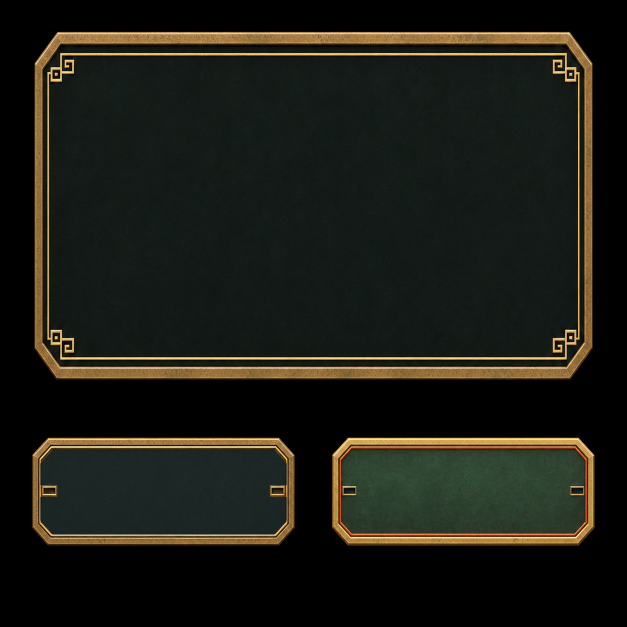
#> input picture ArtSource/UI/KaogongChrome/ui_bronze_frames_master.png, 1254 x 1254 px (shown at 1/2 size)
$ python build_kaogong_atlas.py
#> lines starting #> are read from the running program, lines starting #| are printed output that depends on the picture; after the words box and inside, x2 and y2 are one past the last pixel; in counts of white or black regions, pixels touching at a corner belong together
#> in main, frames_arr is the input picture: shape (1254, 1254, 4); mean R, G, B, A 28.1, 28.6, 20.7, 255
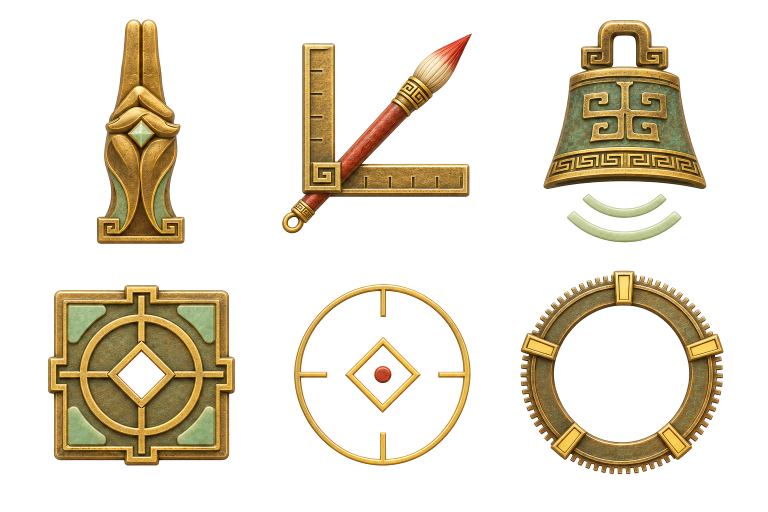
#> input picture ArtSource/UI/KaogongChrome/ui_bronze_emblems_master.png, 1536 x 1024 px (shown at 1/2 size)
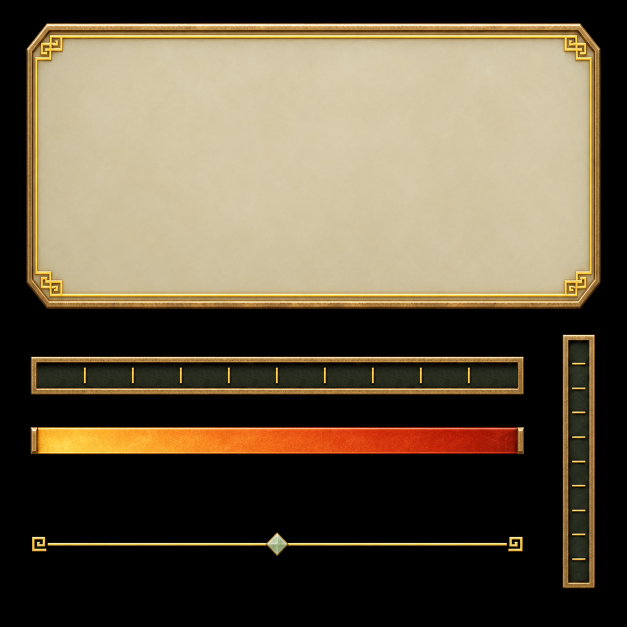
#> input picture ArtSource/UI/KaogongChrome/ui_jade_dividers_master.png, 1254 x 1254 px (shown at 1/2 size)
#> in main, jade_arr is the input picture: shape (1254, 1254, 4); mean R, G, B, A 98.7, 86.9, 66.2, 255
import json
import os
from collections import deque
import numpy as np
from PIL import Image


ROOT = os.path.dirname(os.path.abspath(__file__))
SLICED_DIR = os.path.join(ROOT, "Sliced")
ATLAS_OUT = os.path.abspath(
    os.path.join(ROOT, "..", "..", "..", "Assets", "Art", "UI", "Resources", "KaogongUI", "KaogongUIAtlas.png")
)
MANIFEST_OUT = os.path.join(ROOT, "KaogongUIAtlas.manifest.json")


def key_dark_exterior(rgba: np.ndarray, bg_max: int = 8, feather_hi: int = 52) -> np.ndarray:
    """Flood-fill near-black pixels ONLY from crop border so dark interior panels stay solid."""
#> called with bg_max = 8, feather_hi = 52
    h, w = rgba.shape[:2]
#> h = 712; w = 1134
    rgb = rgba[:, :, :3].astype(np.float32)
    lum = rgb.max(axis=2)

    visited = np.zeros((h, w), dtype=bool)
    q = deque()
    for x in range(w):
        if lum[0, x] <= bg_max:
            visited[0, x] = True
            q.append((0, x))
        if lum[h - 1, x] <= bg_max and not visited[h - 1, x]:
            visited[h - 1, x] = True
            q.append((h - 1, x))
#> visited: shape (712, 1134) bool; 0.28% white in thin lines or dots
    for y in range(h):
        if lum[y, 0] <= bg_max and not visited[y, 0]:
            visited[y, 0] = True
            q.append((y, 0))
        if lum[y, w - 1] <= bg_max and not visited[y, w - 1]:
            visited[y, w - 1] = True
            q.append((y, w - 1))
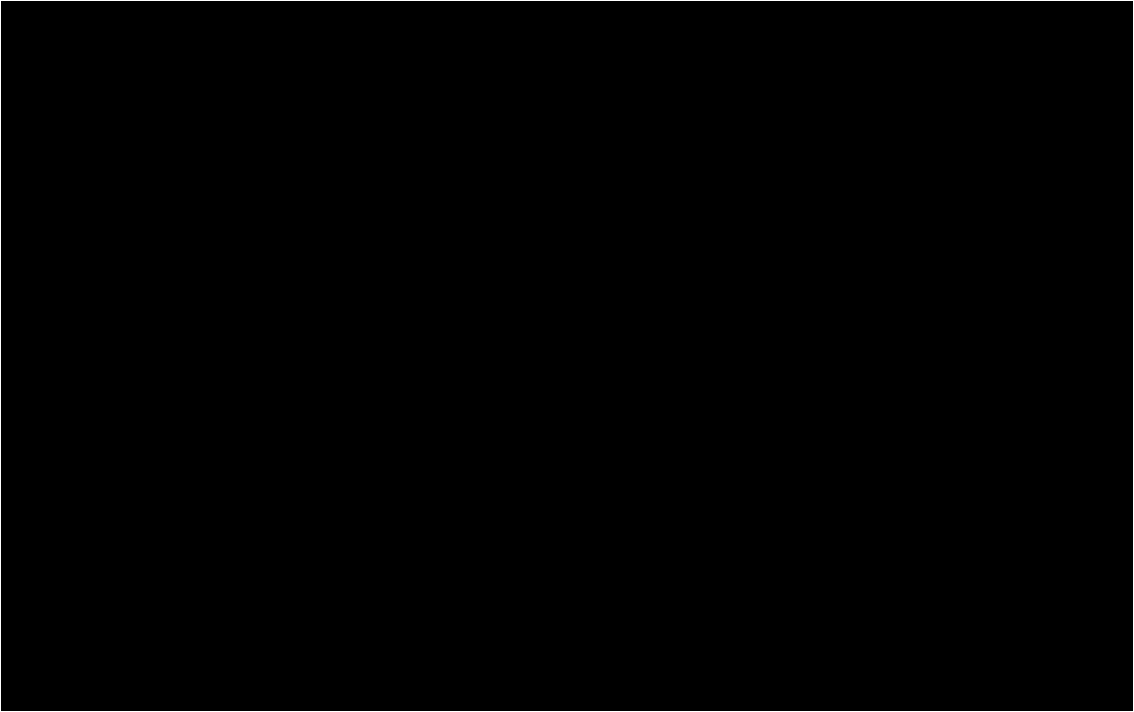
#> visited: shape (712, 1134) bool; 0.46% white in thin lines or dots

    while q:
        cy, cx = q.popleft()
        for dy, dx in ((-1, 0), (1, 0), (0, -1), (0, 1)):
            ny, nx = cy + dy, cx + dx
            if 0 <= ny < h and 0 <= nx < w and not visited[ny, nx] and lum[ny, nx] <= bg_max:
                visited[ny, nx] = True
                q.append((ny, nx))
#> this loop made 33960 passes
#> (cy, cx) on passes 1 to 3: (0, 0), (711, 0), (0, 1)
#> visited: shape (712, 1134) bool; 4.2% white; 1 white region, box (x1, y1, x2, y2) and area: (0, 0, 1134, 712) 33960

    # Build exterior soft boundary (3 px dilation into low-lum pixels adjacent to visited)
    alpha = np.full((h, w), 255.0, dtype=np.float32)
    alpha[visited] = 0.0

    dil = visited.copy()
    for _ in range(3):
        nxt = dil.copy()
        nxt[1:, :] |= dil[:-1, :]
        nxt[:-1, :] |= dil[1:, :]
        nxt[:, 1:] |= dil[:, :-1]
        nxt[:, :-1] |= dil[:, 1:]
        dil = nxt

    fringe = dil & (~visited) & (lum < feather_hi)
#> fringe: shape (712, 1134) bool; 0.55% white in thin lines or dots
    # Softly ramp alpha on outer edge pixels and un-premultiply slight black halo
    t = np.clip((lum[fringe] - bg_max) / float(max(1, feather_hi - bg_max)), 0.0, 1.0)
#> t = 4413 values, max 0.977 at index 2250, min 0.0227 at index 1047, mean 0.463
    alpha[fringe] = t * 255.0
    safe_a = np.maximum(t, 0.22)[:, None]
#> safe_a = 4413 values, max 0.977 at index 2250, min 0.22 at index 0, mean 0.467
    rgb[fringe] = np.clip(rgb[fringe] / safe_a, 0.0, 255.0)
#> rgb: shape (712, 1134, 3) float32; mean of channels 0, 1, 2 35.8, 36.8, 27.2

    out = rgba.copy()
    out[:, :, :3] = np.clip(rgb, 0, 255).astype(np.uint8)
    out[:, :, 3] = np.clip(alpha, 0, 255).astype(np.uint8)
    return out


def key_white_background(rgba: np.ndarray, key_inner_white: bool = True) -> np.ndarray:
    """Remove solid white background (and optionally pure hollow neutral white holes inside rings)."""
    h, w = rgba.shape[:2]
    rgb = rgba[:, :, :3].astype(np.float32)
    cmin = rgb.min(axis=2)
    cmax = rgb.max(axis=2)
    chroma = cmax - cmin

    # Pixels considered pure background white
    is_bg = (cmin >= 242) & (chroma <= 10)

    visited = np.zeros((h, w), dtype=bool)
    q = deque()
    for x in range(w):
        if is_bg[0, x]:
            visited[0, x] = True
            q.append((0, x))
        if is_bg[h - 1, x] and not visited[h - 1, x]:
            visited[h - 1, x] = True
            q.append((h - 1, x))
    for y in range(h):
        if is_bg[y, 0] and not visited[y, 0]:
            visited[y, 0] = True
            q.append((y, 0))
        if is_bg[y, w - 1] and not visited[y, w - 1]:
            visited[y, w - 1] = True
            q.append((y, w - 1))

    while q:
        cy, cx = q.popleft()
        for dy, dx in ((-1, 0), (1, 0), (0, -1), (0, 1)):
            ny, nx = cy + dy, cx + dx
            if 0 <= ny < h and 0 <= nx < w and not visited[ny, nx] and is_bg[ny, nx]:
                visited[ny, nx] = True
                q.append((ny, nx))

    mask = visited.copy()
    if key_inner_white:
        # Also punch out clearly neutral pure white holes inside rings/emblems
        inner_holes = (cmin >= 246) & (chroma <= 8)
        mask |= inner_holes

    # 2px boundary anti-aliasing & white de-halo unpremultiply
    dil = mask.copy()
    for _ in range(2):
        nxt = dil.copy()
        nxt[1:, :] |= dil[:-1, :]
        nxt[:-1, :] |= dil[1:, :]
        nxt[:, 1:] |= dil[:, :-1]
        nxt[:, :-1] |= dil[:, 1:]
        dil = nxt

    alpha = np.full((h, w), 255.0, dtype=np.float32)
    alpha[mask] = 0.0

    # Near-white edge fringe adjacent to transparent mask
    fringe = dil & (~mask) & (cmin >= 205) & (chroma <= 32)
    # Estimate coverage alpha: further from pure white = higher alpha
    dist_white = np.maximum(255.0 - cmin[fringe], chroma[fringe] * 1.4)
    a_est = np.clip(dist_white / 52.0, 0.0, 1.0)
    alpha[fringe] = a_est * 255.0
    # Unpremultiply RGB from white background: C_fg = (C_obs - (1 - a)*255) / a
    a_col = np.maximum(a_est, 0.15)[:, None]
    rgb[fringe] = np.clip((rgb[fringe] - (1.0 - a_est[:, None]) * 255.0) / a_col, 0.0, 255.0)

    out = rgba.copy()
    out[:, :, :3] = np.clip(rgb, 0, 255).astype(np.uint8)
    out[:, :, 3] = np.clip(alpha, 0, 255).astype(np.uint8)
    return out


def tighten_alpha_crop(rgba: np.ndarray, pad: int = 2) -> np.ndarray:
#> called with pad = 0
    ys, xs = np.where(rgba[:, :, 3] > 6)
    if len(ys) == 0:
        return rgba
    y0 = max(0, int(ys.min()) - pad)
#> y0 = 7
    y1 = min(rgba.shape[0], int(ys.max()) + 1 + pad)
#> y1 = 704
    x0 = max(0, int(xs.min()) - pad)
#> x0 = 8
    x1 = min(rgba.shape[1], int(xs.max()) + 1 + pad)
#> x1 = 1126
    return rgba[y0:y1, x0:x1]


def collapse_uniform_9slice(rgba: np.ndarray, border_lr: int, border_tb: int, keep_mid: int = 128, blend: int = 20) -> tuple[np.ndarray, tuple[int, int, int, int]]:
    """
    Preserve exact 1:1 outer bevel & corner fretwork (up to border_lr / border_tb)
    while smoothly crossfading the flat middle span down to `keep_mid` pixels wide/tall.
    """
#> called with border_lr = 102, border_tb = 102, keep_mid = 132, blend = 20
    h, w = rgba.shape[:2]
#> h = 697; w = 1118
    target_w = min(w, border_lr * 2 + keep_mid)
#> target_w = 336
    target_h = min(h, border_tb * 2 + keep_mid)
#> target_h = 336

    def collapse_1d(img: np.ndarray, axis: int, b: int, tsize: int) -> np.ndarray:
#> called with axis = 1, b = 102, tsize = 336
        orig = img.shape[axis]
#> orig = 1118
        if orig <= tsize:
            return img
        mid = tsize - 2 * b
#> mid = 132
        half_mid_l = mid // 2
#> half_mid_l = 66
        half_mid_r = mid - half_mid_l
#> half_mid_r = 66
        # Left slice [0 : b + half_mid_l + blend], Right slice [orig - (b + half_mid_r + blend) : orig]
        left_end = b + half_mid_l
#> left_end = 168
        right_start = orig - (b + half_mid_r)
#> right_start = 950
        if axis == 1:
            left_part = img[:, :left_end, :].astype(np.float32)
            right_part = img[:, right_start:, :].astype(np.float32)
            # Crossfade `blend` pixels around seam so even subtle gradient blends invisibly
            ov = min(blend, half_mid_l, half_mid_r)
#> ov = 20
            l_src = img[:, left_end - ov:left_end, :].astype(np.float32)
            r_src = img[:, right_start - ov:right_start, :].astype(np.float32)
            w_arr = np.linspace(0.0, 1.0, ov, dtype=np.float32)[None, :, None]
#> w_arr = 20 values from 0 to 1
            seam_l = l_src * (1.0 - w_arr * 0.5) + r_src * (w_arr * 0.5)
            l_src2 = img[:, left_end:left_end + ov, :].astype(np.float32)
            r_src2 = img[:, right_start:right_start + ov, :].astype(np.float32)
            seam_r = l_src2 * (0.5 - w_arr * 0.5) + r_src2 * (0.5 + w_arr * 0.5)
            left_part[:, -ov:, :] = seam_l
#> left_part: shape (697, 168, 4) float32; mean of channels 0, 1, 2, 3 48, 44.8, 30.5, 247.6
            right_part[:, :ov, :] = seam_r
#> right_part: shape (697, 168, 4) float32; mean of channels 0, 1, 2, 3 48.1, 45, 30.7, 247.9
            return np.concatenate([left_part, right_part], axis=1).clip(0, 255).astype(np.uint8)
#> returned value: shape (697, 336, 4)
        else:
            top_part = img[:left_end, :, :].astype(np.float32)
            bot_part = img[right_start:, :, :].astype(np.float32)
            ov = min(blend, half_mid_l, half_mid_r)
            t_src = img[left_end - ov:left_end, :, :].astype(np.float32)
            b_src = img[right_start - ov:right_start, :, :].astype(np.float32)
            w_arr = np.linspace(0.0, 1.0, ov, dtype=np.float32)[:, None, None]
            seam_t = t_src * (1.0 - w_arr * 0.5) + b_src * (w_arr * 0.5)
            t_src2 = img[left_end:left_end + ov, :, :].astype(np.float32)
            b_src2 = img[right_start:right_start + ov, :, :].astype(np.float32)
            seam_b = t_src2 * (0.5 - w_arr * 0.5) + b_src2 * (0.5 + w_arr * 0.5)
            top_part[-ov:, :, :] = seam_t
            bot_part[:ov, :, :] = seam_b
            return np.concatenate([top_part, bot_part], axis=0).clip(0, 255).astype(np.uint8)

    out = collapse_1d(rgba, 1, border_lr, target_w)
    out = collapse_1d(out, 0, border_tb, target_h)
#> call 2 of collapse_1d, with axis = 0, b = 102, tsize = 336
#> in collapse_1d (call 2), `top_part[-ov:, :, :] = seam_t`: top_part: shape (168, 336, 4) float32; mean of channels 0, 1, 2, 3 62, 54.6, 35.5, 240.1
#> in collapse_1d (call 2), `bot_part[:ov, :, :] = seam_b`: bot_part: shape (168, 336, 4) float32; mean of channels 0, 1, 2, 3 59.4, 52, 33.1, 240.3
#> in collapse_1d (call 2), `return np.concatenate([top_part, bot_part], axis=0).clip(0, 255).astyp..`:
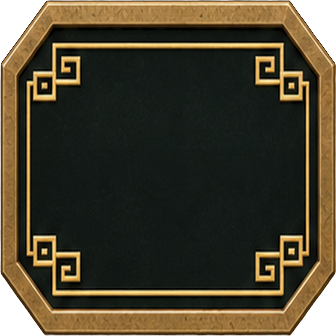
#> returned value: shape (336, 336, 4); mean of channels 0, 1, 2, 3 60.7, 53.2, 34.3, 240.2; transparent parts drawn white
    return out, (border_lr, border_tb, border_lr, border_tb)


def normalize_square_icon(rgba: np.ndarray, max_dim: int = 320, pad: int = 10) -> np.ndarray:
    tight = tighten_alpha_crop(rgba, pad=2)
    h, w = tight.shape[:2]
    side = max(h, w) + pad * 2
    sq = np.zeros((side, side, 4), dtype=np.uint8)
    y0 = (side - h) // 2
    x0 = (side - w) // 2
    sq[y0:y0 + h, x0:x0 + w] = tight
    if side > max_dim:
        im = Image.fromarray(sq, "RGBA").resize((max_dim, max_dim), Image.Resampling.LANCZOS)
        return np.array(im)
    return sq


def main():
    os.makedirs(SLICED_DIR, exist_ok=True)
    os.makedirs(os.path.dirname(ATLAS_OUT), exist_ok=True)

    frames_arr = np.array(Image.open(os.path.join(ROOT, "ui_bronze_frames_master.png")).convert("RGBA"))
    emblems_arr = np.array(Image.open(os.path.join(ROOT, "ui_bronze_emblems_master.png")).convert("RGBA"))
    jade_arr = np.array(Image.open(os.path.join(ROOT, "ui_jade_dividers_master.png")).convert("RGBA"))

    sprites = []

    # 1. Frame_Bronze_Main
    fb_raw = key_dark_exterior(frames_arr[56:768, 60:1194], bg_max=8, feather_hi=52)
    fb_tight = tighten_alpha_crop(fb_raw, pad=0)
    fb_9, fb_border = collapse_uniform_9slice(fb_tight, 102, 102, keep_mid=132)
#> fb_border = (102, 102, 102, 102)
    sprites.append(("Frame_Bronze_Main", fb_9, fb_border))

    # 2. Button_Normal & 3. Button_Hover (exact matching crop dimensions, 9-slice preserving corner bevels)
    bn_raw = key_dark_exterior(frames_arr[868:1100, 56:598], bg_max=8, feather_hi=50)
#> call 2 of key_dark_exterior, with bg_max = 8, feather_hi = 50
#> after the loop in key_dark_exterior (call 2), `for x in range(w):`: visited: shape (232, 542) bool; 0.86% white in thin lines or dots
#> after the loop in key_dark_exterior (call 2), `for y in range(h):`:
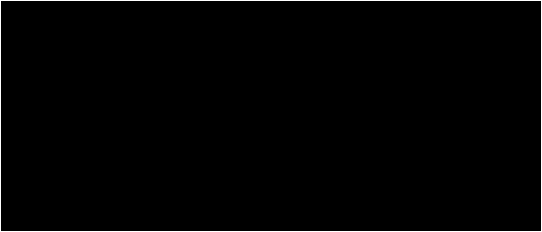
#> visited: shape (232, 542) bool; 1.2% white in thin lines or dots
#> the loop in key_dark_exterior (call 2), `while q:` made 13839 passes
#> (cy, cx) on passes 1 to 3: (0, 0), (231, 0), (0, 1)
#> after the loop in key_dark_exterior (call 2), `while q:`: visited: shape (232, 542) bool; 11% white; 1 white region, box (x1, y1, x2, y2) and area: (0, 0, 542, 232) 13839
#> in key_dark_exterior (call 2), `fringe = dil & (~visited) & (lum < feather_hi)`: fringe: shape (232, 542) bool; 0.69% white in thin lines or dots
#> in key_dark_exterior (call 2), `t = np.clip((lum[fringe] - bg_max) / float(max(1, feather_hi - bg_max)..`: t = 864 values, max 0.976 at index 65, min 0.0238 at index 10, mean 0.415
#> in key_dark_exterior (call 2), `alpha[fringe] = t * 255.0`:
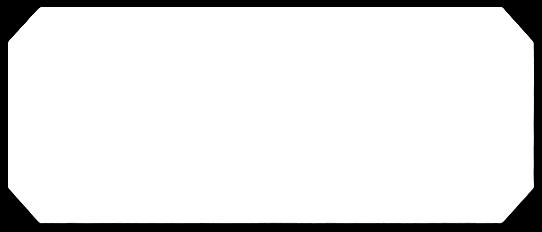
#> alpha: shape (232, 542) float32; min 0, max 255, mean 225.9
#> in key_dark_exterior (call 2), `safe_a = np.maximum(t, 0.22)[:, None]`: safe_a = 864 values, max 0.976 at index 65, min 0.22 at index 2, mean 0.475
#> in key_dark_exterior (call 2), `rgb[fringe] = np.clip(rgb[fringe] / safe_a, 0.0, 255.0)`: rgb: shape (232, 542, 3) float32; mean of channels 0, 1, 2 52.9, 51.9, 38.8
#> in key_dark_exterior (call 2), `out[:, :, :3] = np.clip(rgb, 0, 255).astype(np.uint8)`:
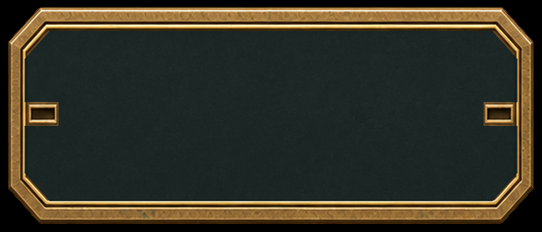
#> out: shape (232, 542, 4); mean of channels 0, 1, 2, 3 52.9, 51.9, 38.8, 255; drawn as R, G, B
    bn_tight = tighten_alpha_crop(bn_raw, pad=0)
    bw = int(round(bn_tight.shape[1] * 0.72))
    bh = int(round(bn_tight.shape[0] * 0.72))
    bn_resized = np.array(Image.fromarray(bn_tight, "RGBA").resize((bw, bh), Image.Resampling.LANCZOS))
    sprites.append(("Button_Normal", bn_resized, (42, 34, 42, 34)))

    bhov_raw = key_dark_exterior(frames_arr[868:1100, 656:1198], bg_max=8, feather_hi=50)
    bhov_tight = tighten_alpha_crop(bhov_raw, pad=0)
    bhov_resized = np.array(Image.fromarray(bhov_tight, "RGBA").resize((bw, bh), Image.Resampling.LANCZOS))
    sprites.append(("Button_Hover", bhov_resized, (42, 34, 42, 34)))

    # 4. Frame_Jade_Plaque
    fj_raw = key_dark_exterior(jade_arr[38:626, 46:1210], bg_max=8, feather_hi=54)
    fj_tight = tighten_alpha_crop(fj_raw, pad=0)
    fj_9, fj_border = collapse_uniform_9slice(fj_tight, 102, 102, keep_mid=132)
#> fj_border = (102, 102, 102, 102)
    sprites.append(("Frame_Jade_Plaque", fj_9, fj_border))

    # 5. Gauge_Track
    gt_raw = key_dark_exterior(jade_arr[704:800, 52:1058], bg_max=8, feather_hi=46)
    gt_tight = tighten_alpha_crop(gt_raw, pad=0)
    sprites.append(("Gauge_Track", gt_tight, (18, 18, 18, 18)))

    # 6. Gauge_Fill (with bronze caps) & Gauge_Fill_Inner (cap-free for radial/horizontal Filled)
    gf_raw = key_dark_exterior(jade_arr[844:920, 52:1058], bg_max=8, feather_hi=46)
    gf_tight = tighten_alpha_crop(gf_raw, pad=0)
    sprites.append(("Gauge_Fill", gf_tight, (18, 12, 18, 12)))
    gf_inner = gf_tight[6:-6, 18:-18].copy()
    sprites.append(("Gauge_Fill_Inner", gf_inner, (0, 0, 0, 0)))

    # 7. Divider_Gold
    dv_raw = key_dark_exterior(jade_arr[1054:1124, 54:1056], bg_max=8, feather_hi=44)
    dv_tight = tighten_alpha_crop(dv_raw, pad=0)
    sprites.append(("Divider_Gold", dv_tight, (0, 0, 0, 0)))

    # 8. Gauge_Vertical_Track
    gv_raw = key_dark_exterior(jade_arr[660:1190, 1116:1200], bg_max=8, feather_hi=46)
    gv_tight = tighten_alpha_crop(gv_raw, pad=0)
    sprites.append(("Gauge_Vertical_Track", gv_tight, (16, 18, 16, 18)))

    # 9-14: Emblems, Reticle, Astrolabe Ring (all on pure white bg)
    emblem_specs = [
        ("Icon_Seals", (140, 15, 430, 515), False, 280),
        ("Icon_GlyphBrush", (520, 35, 985, 500), True, 280),
        ("Icon_VoiceBell", (1035, 15, 1460, 515), True, 280),
        ("Icon_StatusWheel", (60, 535, 505, 965), True, 280),
        ("Reticle_Fangyuan", (545, 535, 980, 965), True, 280),
        ("Ring_Astrolabe", (1005, 510, 1485, 980), True, 420),
    ]
    for name, (x0, y0, x1, y1), inner_hole, dim in emblem_specs:
        crop = key_white_background(emblems_arr[y0:y1, x0:x1], key_inner_white=inner_hole)
        sq = normalize_square_icon(crop, max_dim=dim, pad=8)
        sprites.append((name, sq, (0, 0, 0, 0)))

    # Also synthesize a tiny 32x32 soft-feathered Gradient Scrim for subtitles (Subtitle_Smoke_Scrim)
    scrim_h, scrim_w = 64, 512
    xs = np.linspace(-1.0, 1.0, scrim_w, dtype=np.float32)[None, :]
    ys = np.linspace(-1.0, 1.0, scrim_h, dtype=np.float32)[:, None]
    hx = np.clip(1.0 - np.abs(xs) ** 2.4, 0.0, 1.0)
    vy = np.clip(1.0 - (np.abs(ys) ** 2.2), 0.0, 1.0)
    scrim_a = (hx * vy * 218.0).astype(np.uint8)
    scrim = np.zeros((scrim_h, scrim_w, 4), dtype=np.uint8)
    scrim[:, :, 0] = 20
    scrim[:, :, 1] = 27
    scrim[:, :, 2] = 25
    scrim[:, :, 3] = scrim_a
    sprites.append(("Subtitle_Smoke_Scrim", scrim, (180, 20, 180, 20)))

    # Save individual sliced previews for visual review
    for name, img, border in sprites:
        Image.fromarray(img, "RGBA").save(os.path.join(SLICED_DIR, f"{name}.png"))
        print(f"Sliced {name:24s}: {img.shape[1]}x{img.shape[0]}  border={border}")
#> this loop made 16 passes
#> (name, border) on passes 1 to 12: ('Frame_Bronze_Main', (102, 102, 102, 102)), ('Button_Normal', (42, 34, 42, 34)), ('Button_Hover', (42, 34, 42, 34)), ('Frame_Jade_Plaque', (102, 102, 102, 102)), ('Gauge_Track', (18, 18, 18, 18)), ('Gauge_Fill', (18, 12, 18, 12)), ('Gauge_Fill_Inner', (0, 0, 0, 0)), ('Divider_Gold', (0, 0, 0, 0)), ('Gauge_Vertical_Track', (16, 18, 16, 18)), ('Icon_Seals', (0, 0, 0, 0)), ('Icon_GlyphBrush', (0, 0, 0, 0)), ('Icon_VoiceBell', (0, 0, 0, 0))
#| Sliced Frame_Bronze_Main       : 336x336  border=(102, 102, 102, 102)
#| Sliced Button_Normal           : 379x156  border=(42, 34, 42, 34)
#| Sliced Button_Hover            : 379x156  border=(42, 34, 42, 34)
#| Sliced Frame_Jade_Plaque       : 336x336  border=(102, 102, 102, 102)
#| Sliced Gauge_Track             : 988x77  border=(18, 18, 18, 18)
#| Sliced Gauge_Fill              : 988x55  border=(18, 12, 18, 12)
#| Sliced Gauge_Fill_Inner        : 952x43  border=(0, 0, 0, 0)
#| Sliced Divider_Gold            : 983x48  border=(0, 0, 0, 0)
#> (further printed lines are left out)

    # Pack into single 2048x1024 Atlas using skyline bottom-left packer (power-of-two, optimal Quest ASTC footprint!)
    atlas_w = 2048
    atlas_h = 1024
    pad = 12
    atlas = np.zeros((atlas_h, atlas_w, 4), dtype=np.uint8)
    ordered = sorted(sprites, key=lambda s: -(s[1].shape[0] * s[1].shape[1]))

    skyline = np.full(atlas_w, pad, dtype=np.int32)
    manifest = {"atlasWidth": atlas_w, "atlasHeight": atlas_h, "sprites": []}

    for name, img, (bl, bb, br, bt) in ordered:
        sh, sw = img.shape[:2]
        need_w = sw + pad
        best_x = -1
        best_y = atlas_h
        for x in range(pad, atlas_w - need_w + 1, 4):
            y_top = int(skyline[x:x + need_w].max())
            if y_top + sh + pad <= atlas_h and y_top < best_y:
                best_y = y_top
                best_x = x
        if best_x < 0:
            raise RuntimeError(f"Atlas overflow placing {name}")

        cx, cy = best_x, best_y
        skyline[cx:cx + need_w] = cy + sh + pad

        # Extrude 2px border bleed to prevent bilinear filtering halo
        atlas[cy:cy + sh, cx:cx + sw] = img
        for e in range(1, 3):
            atlas[cy - e, cx:cx + sw] = img[0, :]
            atlas[cy + sh - 1 + e, cx:cx + sw] = img[-1, :]
            atlas[cy:cy + sh, cx - e] = img[:, 0]
            atlas[cy:cy + sh, cx + sw - 1 + e] = img[:, -1]

        # Unity SpriteRect coordinates have Y=0 at BOTTOM
        unity_y = atlas_h - (cy + sh)
        manifest["sprites"].append({
            "name": name,
            "x": cx,
            "y": unity_y,
            "w": sw,
            "h": sh,
            "borderLeft": bl,
            "borderBottom": bb,
            "borderRight": br,
            "borderTop": bt,
        })
#> this loop made 16 passes

    Image.fromarray(atlas, "RGBA").save(ATLAS_OUT)
    with open(MANIFEST_OUT, "w", encoding="utf-8") as f:
        json.dump(manifest, f, ensure_ascii=False, indent=2)
    print(f"\nPacked {len(sprites)} sprites into {ATLAS_OUT} ({atlas_w}x{atlas_h}, max y {int(skyline.max())}/{atlas_h})")
#| Packed 16 sprites into Assets/Art/UI/Resources/KaogongUI/KaogongUIAtlas.png (2048x1024, max y 824/1024)


if __name__ == "__main__":
    main()
